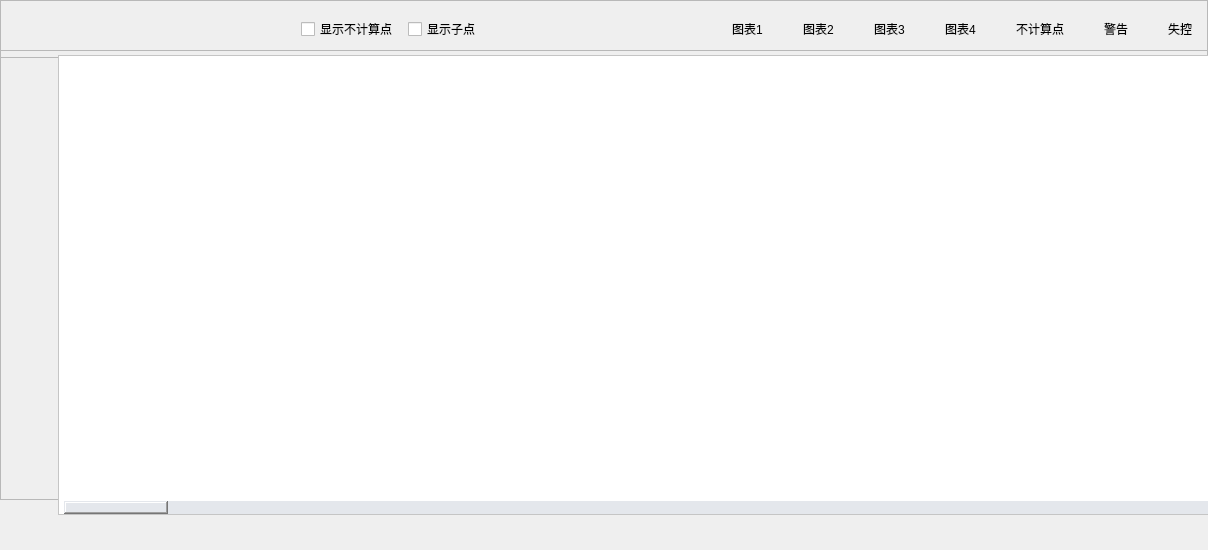
<?xml version="1.0" encoding="UTF-8"?>
<ui version="4.0">
 <class>McQcLjGraphic</class>
 <widget class="QWidget" name="McQcLjGraphic">
  <property name="geometry">
   <rect>
    <x>0</x>
    <y>0</y>
    <width>1208</width>
    <height>550</height>
   </rect>
  </property>
  <property name="windowTitle">
   <string notr="true">McQcLjGraphic</string>
  </property>
  <property name="styleSheet">
   <string notr="true"/>
  </property>
  <widget class="QLabel" name="BkLab">
   <property name="geometry">
    <rect>
     <x>50</x>
     <y>50</y>
     <width>1150</width>
     <height>497</height>
    </rect>
   </property>
   <property name="text">
    <string notr="true"/>
   </property>
  </widget>
  <widget class="QFrame" name="TopFrame">
   <property name="geometry">
    <rect>
     <x>0</x>
     <y>0</y>
     <width>1208</width>
     <height>58</height>
    </rect>
   </property>
   <property name="minimumSize">
    <size>
     <width>1208</width>
     <height>58</height>
    </size>
   </property>
   <property name="maximumSize">
    <size>
     <width>1208</width>
     <height>58</height>
    </size>
   </property>
   <property name="frameShape">
    <enum>QFrame::StyledPanel</enum>
   </property>
   <property name="frameShadow">
    <enum>QFrame::Raised</enum>
   </property>
   <layout class="QHBoxLayout" name="horizontalLayout_6" stretch="0,0,0,0,0,0,0,0,0">
    <property name="spacing">
     <number>19</number>
    </property>
    <property name="leftMargin">
     <number>290</number>
    </property>
    <property name="topMargin">
     <number>0</number>
    </property>
    <property name="rightMargin">
     <number>15</number>
    </property>
    <property name="bottomMargin">
     <number>0</number>
    </property>
    <item>
     <layout class="QHBoxLayout" name="horizontalLayout_5">
      <property name="spacing">
       <number>10</number>
      </property>
      <property name="leftMargin">
       <number>10</number>
      </property>
      <item>
       <widget class="QCheckBox" name="ShowNoCalcQcCB">
        <property name="minimumSize">
         <size>
          <width>0</width>
          <height>20</height>
         </size>
        </property>
        <property name="maximumSize">
         <size>
          <width>16777215</width>
          <height>80</height>
         </size>
        </property>
        <property name="toolTip">
         <string>显示不计算点</string>
        </property>
        <property name="text">
         <string>显示不计算点</string>
        </property>
        <property name="fonts" stdset="0">
         <string notr="true">16</string>
        </property>
       </widget>
      </item>
      <item>
       <widget class="QCheckBox" name="ShowSubPointCB">
        <property name="minimumSize">
         <size>
          <width>0</width>
          <height>20</height>
         </size>
        </property>
        <property name="maximumSize">
         <size>
          <width>16777215</width>
          <height>80</height>
         </size>
        </property>
        <property name="toolTip">
         <string>显示子点</string>
        </property>
        <property name="text">
         <string>显示子点</string>
        </property>
        <property name="fonts" stdset="0">
         <string notr="true">16</string>
        </property>
       </widget>
      </item>
     </layout>
    </item>
    <item>
     <spacer name="horizontalSpacer">
      <property name="orientation">
       <enum>Qt::Horizontal</enum>
      </property>
      <property name="sizeHint" stdset="0">
       <size>
        <width>22</width>
        <height>20</height>
       </size>
      </property>
     </spacer>
    </item>
    <item>
     <layout class="QHBoxLayout" name="horizontalLayout">
      <property name="spacing">
       <number>9</number>
      </property>
      <item>
       <widget class="QLabel" name="Qc1IconLab">
        <property name="minimumSize">
         <size>
          <width>12</width>
          <height>12</height>
         </size>
        </property>
        <property name="maximumSize">
         <size>
          <width>12</width>
          <height>12</height>
         </size>
        </property>
        <property name="text">
         <string/>
        </property>
       </widget>
      </item>
      <item>
       <widget class="QLabel" name="Qc1TextLab">
        <property name="minimumSize">
         <size>
          <width>0</width>
          <height>20</height>
         </size>
        </property>
        <property name="maximumSize">
         <size>
          <width>16777215</width>
          <height>20</height>
         </size>
        </property>
        <property name="text">
         <string>图表1</string>
        </property>
        <property name="fonts" stdset="0">
         <string notr="true">14</string>
        </property>
       </widget>
      </item>
     </layout>
    </item>
    <item>
     <layout class="QHBoxLayout" name="horizontalLayout_2">
      <property name="spacing">
       <number>9</number>
      </property>
      <item>
       <widget class="QLabel" name="Qc2IconLab">
        <property name="minimumSize">
         <size>
          <width>12</width>
          <height>12</height>
         </size>
        </property>
        <property name="maximumSize">
         <size>
          <width>12</width>
          <height>12</height>
         </size>
        </property>
        <property name="text">
         <string/>
        </property>
       </widget>
      </item>
      <item>
       <widget class="QLabel" name="Qc2TextLab">
        <property name="minimumSize">
         <size>
          <width>0</width>
          <height>20</height>
         </size>
        </property>
        <property name="maximumSize">
         <size>
          <width>16777215</width>
          <height>20</height>
         </size>
        </property>
        <property name="text">
         <string>图表2</string>
        </property>
        <property name="fonts" stdset="0">
         <string notr="true">14</string>
        </property>
       </widget>
      </item>
     </layout>
    </item>
    <item>
     <layout class="QHBoxLayout" name="horizontalLayout_3">
      <property name="spacing">
       <number>9</number>
      </property>
      <item>
       <widget class="QLabel" name="Qc3IconLab">
        <property name="minimumSize">
         <size>
          <width>12</width>
          <height>12</height>
         </size>
        </property>
        <property name="maximumSize">
         <size>
          <width>12</width>
          <height>12</height>
         </size>
        </property>
        <property name="text">
         <string/>
        </property>
       </widget>
      </item>
      <item>
       <widget class="QLabel" name="Qc3TextLab">
        <property name="minimumSize">
         <size>
          <width>0</width>
          <height>20</height>
         </size>
        </property>
        <property name="maximumSize">
         <size>
          <width>16777215</width>
          <height>20</height>
         </size>
        </property>
        <property name="text">
         <string>图表3</string>
        </property>
        <property name="fonts" stdset="0">
         <string notr="true">14</string>
        </property>
       </widget>
      </item>
     </layout>
    </item>
    <item>
     <layout class="QHBoxLayout" name="horizontalLayout_10">
      <property name="spacing">
       <number>9</number>
      </property>
      <item>
       <widget class="QLabel" name="Qc4IconLab">
        <property name="minimumSize">
         <size>
          <width>12</width>
          <height>12</height>
         </size>
        </property>
        <property name="maximumSize">
         <size>
          <width>12</width>
          <height>12</height>
         </size>
        </property>
        <property name="text">
         <string/>
        </property>
       </widget>
      </item>
      <item>
       <widget class="QLabel" name="Qc4TextLab">
        <property name="minimumSize">
         <size>
          <width>0</width>
          <height>20</height>
         </size>
        </property>
        <property name="maximumSize">
         <size>
          <width>16777215</width>
          <height>20</height>
         </size>
        </property>
        <property name="text">
         <string>图表4</string>
        </property>
        <property name="fonts" stdset="0">
         <string notr="true">14</string>
        </property>
       </widget>
      </item>
     </layout>
    </item>
    <item>
     <layout class="QHBoxLayout" name="horizontalLayout_4">
      <property name="spacing">
       <number>9</number>
      </property>
      <item>
       <widget class="QLabel" name="NoCalcQcIconLab">
        <property name="minimumSize">
         <size>
          <width>12</width>
          <height>12</height>
         </size>
        </property>
        <property name="maximumSize">
         <size>
          <width>12</width>
          <height>12</height>
         </size>
        </property>
        <property name="text">
         <string/>
        </property>
       </widget>
      </item>
      <item>
       <widget class="QLabel" name="NoCalcQcTextLab">
        <property name="minimumSize">
         <size>
          <width>0</width>
          <height>20</height>
         </size>
        </property>
        <property name="maximumSize">
         <size>
          <width>16777215</width>
          <height>20</height>
         </size>
        </property>
        <property name="text">
         <string>不计算点</string>
        </property>
        <property name="fonts" stdset="0">
         <string notr="true">14</string>
        </property>
       </widget>
      </item>
     </layout>
    </item>
    <item>
     <layout class="QHBoxLayout" name="horizontalLayout_11">
      <property name="spacing">
       <number>9</number>
      </property>
      <item>
       <widget class="QLabel" name="WarnQcIconLab">
        <property name="minimumSize">
         <size>
          <width>12</width>
          <height>12</height>
         </size>
        </property>
        <property name="maximumSize">
         <size>
          <width>12</width>
          <height>12</height>
         </size>
        </property>
        <property name="text">
         <string/>
        </property>
       </widget>
      </item>
      <item>
       <widget class="QLabel" name="WarnQcTextLab">
        <property name="minimumSize">
         <size>
          <width>0</width>
          <height>20</height>
         </size>
        </property>
        <property name="maximumSize">
         <size>
          <width>16777215</width>
          <height>20</height>
         </size>
        </property>
        <property name="text">
         <string>警告</string>
        </property>
        <property name="fonts" stdset="0">
         <string notr="true">14</string>
        </property>
       </widget>
      </item>
     </layout>
    </item>
    <item>
     <layout class="QHBoxLayout" name="horizontalLayout_12">
      <property name="spacing">
       <number>9</number>
      </property>
      <item>
       <widget class="QLabel" name="OutCtrlIconLab">
        <property name="minimumSize">
         <size>
          <width>12</width>
          <height>12</height>
         </size>
        </property>
        <property name="maximumSize">
         <size>
          <width>12</width>
          <height>12</height>
         </size>
        </property>
        <property name="text">
         <string/>
        </property>
       </widget>
      </item>
      <item>
       <widget class="QLabel" name="OutCtrlQcTextLab">
        <property name="minimumSize">
         <size>
          <width>0</width>
          <height>20</height>
         </size>
        </property>
        <property name="maximumSize">
         <size>
          <width>16777215</width>
          <height>20</height>
         </size>
        </property>
        <property name="text">
         <string>失控</string>
        </property>
        <property name="fonts" stdset="0">
         <string notr="true">14</string>
        </property>
       </widget>
      </item>
     </layout>
    </item>
   </layout>
  </widget>
  <widget class="QScrollArea" name="QcScrollArea">
   <property name="geometry">
    <rect>
     <x>58</x>
     <y>55</y>
     <width>1157</width>
     <height>460</height>
    </rect>
   </property>
   <property name="styleSheet">
    <string notr="true">background-color: rgb(255, 255, 255);</string>
   </property>
   <property name="widgetResizable">
    <bool>false</bool>
   </property>
   <widget class="QWidget" name="ScrollContent">
    <property name="geometry">
     <rect>
      <x>0</x>
      <y>0</y>
      <width>1152</width>
      <height>412</height>
     </rect>
    </property>
   </widget>
  </widget>
  <widget class="QFrame" name="GraphicFrame">
   <property name="geometry">
    <rect>
     <x>0</x>
     <y>50</y>
     <width>1208</width>
     <height>450</height>
    </rect>
   </property>
   <property name="frameShape">
    <enum>QFrame::StyledPanel</enum>
   </property>
   <property name="frameShadow">
    <enum>QFrame::Raised</enum>
   </property>
  </widget>
  <widget class="QLabel" name="bk_light_gray">
   <property name="geometry">
    <rect>
     <x>64</x>
     <y>0</y>
     <width>1145</width>
     <height>56</height>
    </rect>
   </property>
   <property name="styleSheet">
    <string notr="true"/>
   </property>
   <property name="text">
    <string notr="true"/>
   </property>
  </widget>
  <widget class="QwtPlot" name="QcGraphic" native="true">
   <property name="geometry">
    <rect>
     <x>11</x>
     <y>52</y>
     <width>1201</width>
     <height>428</height>
    </rect>
   </property>
  </widget>
  <widget class="QScrollBar" name="GraphicScrollBar">
   <property name="geometry">
    <rect>
     <x>12</x>
     <y>501</y>
     <width>1197</width>
     <height>13</height>
    </rect>
   </property>
   <property name="minimumSize">
    <size>
     <width>0</width>
     <height>13</height>
    </size>
   </property>
   <property name="maximumSize">
    <size>
     <width>16777215</width>
     <height>13</height>
    </size>
   </property>
   <property name="styleSheet">
    <string notr="true">QScrollBar:horizontal  {
    height: 16px;
    background: #e4e7ec;
    padding-left: 0;
    padding-right: 0;
    margin-left: 52px;
    border-top: 0;
    border-right: 1px solid red;

}

QScrollBar[InWork=true]::handle:horizontal  {
    height: 13px;
    min-height: 12px;
    min-width: 30px;
    background: #fff;
    border-radius: 4px;
    margin: 2px 3px 3px 2px;
    border: 0;
}

QScrollBar[InWork=false]::handle:horizontal  {
    height: 13px;
    min-height: 12px;
    min-width: 30px;
    background: #e4e7ec;
    border-radius: 4px;
    margin: 2px 3px 3px 2px;
    border: 0;
}

QScrollBar::sub-line:horizontal  {
    width: 0;
}

QScrollBar::add-line:horizontal  {
    width: 0;
    border-right: 0;
}</string>
   </property>
   <property name="orientation">
    <enum>Qt::Horizontal</enum>
   </property>
   <property name="InWork" stdset="0">
    <bool>false</bool>
   </property>
  </widget>
  <zorder>bk_light_gray</zorder>
  <zorder>BkLab</zorder>
  <zorder>GraphicFrame</zorder>
  <zorder>TopFrame</zorder>
  <zorder>QcScrollArea</zorder>
  <zorder>QcGraphic</zorder>
  <zorder>GraphicScrollBar</zorder>
 </widget>
 <layoutdefault spacing="6" margin="11"/>
 <customwidgets>
  <customwidget>
   <class>QwtPlot</class>
   <extends>QWidget</extends>
   <header>qwt_plot.h</header>
   <container>1</container>
  </customwidget>
 </customwidgets>
 <resources/>
 <connections/>
</ui>
